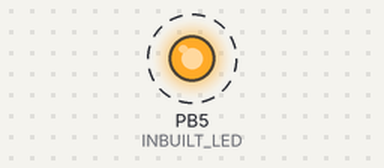
Bench run of a program on a simulated ATmega328P, built with avr-gcc and emulated at 16 MHz (the files do not name the chip). Parts: output pins drawn as LEDs (lit = HIGH). Dashed ring = blinking.

Above: at 0.5 s.
Timing chart, 0 to 4.6 s (numbered marks = the images above):
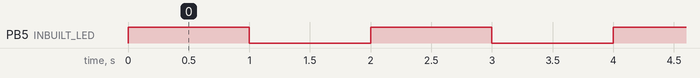

Measured:
- by itself, PB5 (INBUILT_LED): alternates HIGH for 1.0 s and LOW for 1.0 s

The program:

main.cpp
```cpp
/*
 * Practice.cpp
 *
 * Created: 18-08-2024 09:12:37
 * Author : Prakash Kushwaha
 */

#define F_CPU 16000000UL
#include <avr/io.h>
#include <util/delay.h>

#define INBUILT_LED PB5

int main(void)
{
    /* Replace with your application code */
    DDRB |= 1 << INBUILT_LED;
	while (1)
    {
		PORTB |= 1 << INBUILT_LED;
		_delay_ms(1000);
		PORTB &= 0 << INBUILT_LED;
		_delay_ms(1000);
    }
	return 0;
}
```
